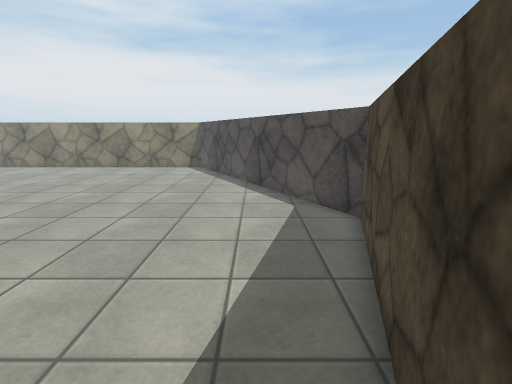
View 1 (above)

16 first-person views from a walk through a scene from a Unity 3-D project. The camera is 1.4 m above the floor, tilts 12° down and sees 85° across. The floor is counted in squares, 0.5 m on a side. Each view is taken from the middle of a square. On the plan, view 1 faces up. The plan holds only what a view shows up to about 19 squares ahead; the rest is blank. The place goes on beyond the plan. Surface patterns are stand-ins for the level's own textures.

View 2
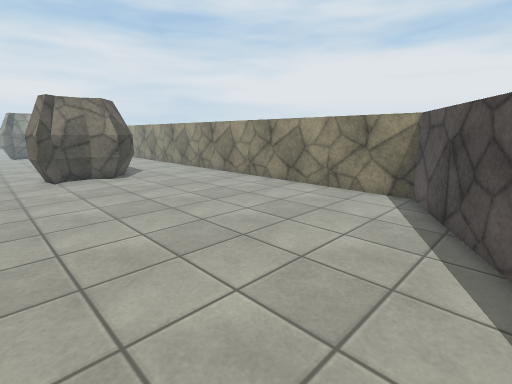

View 3
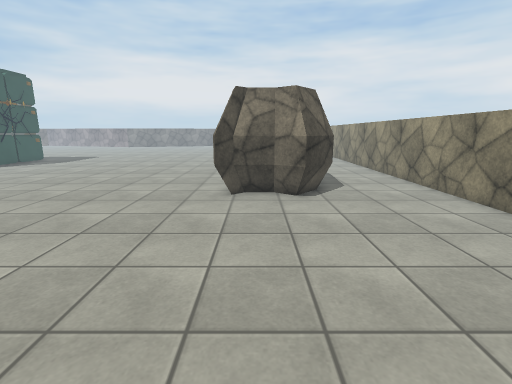

View 4
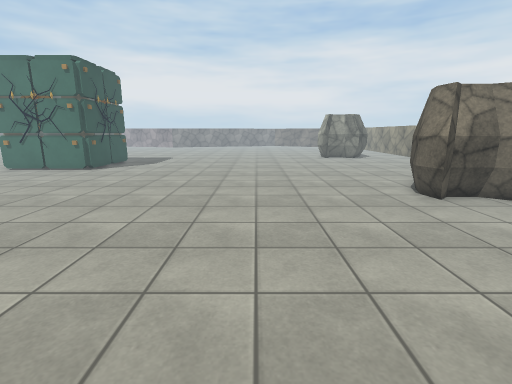

View 5
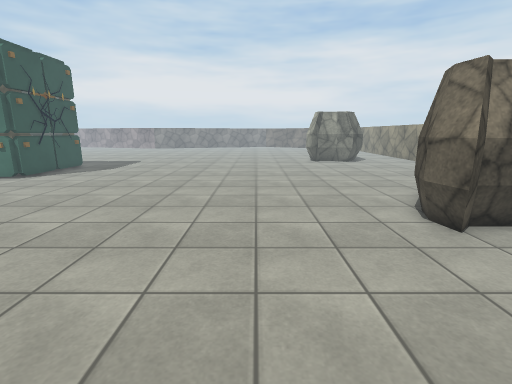

View 6
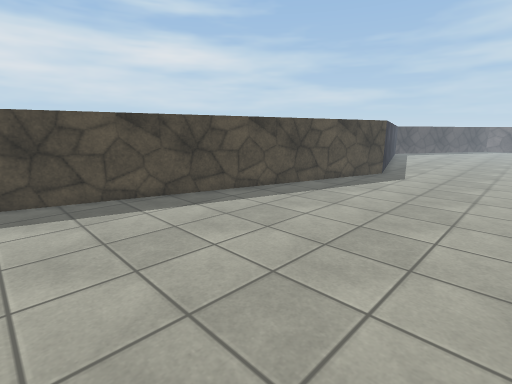

View 7
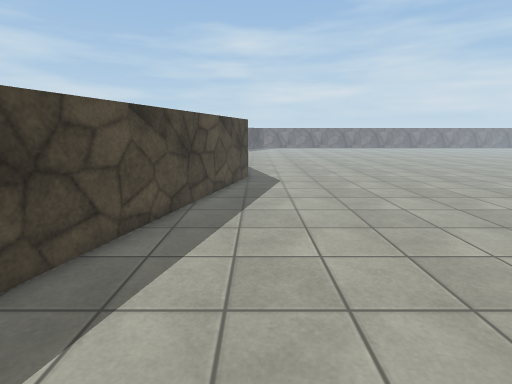

View 8
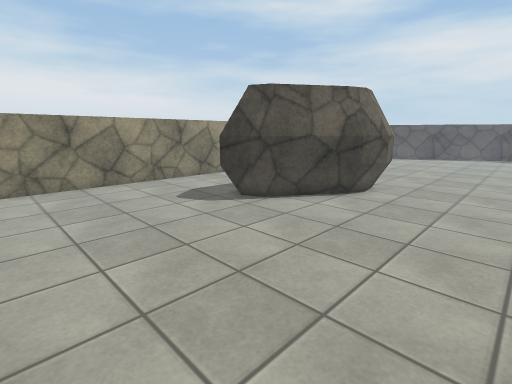

View 9
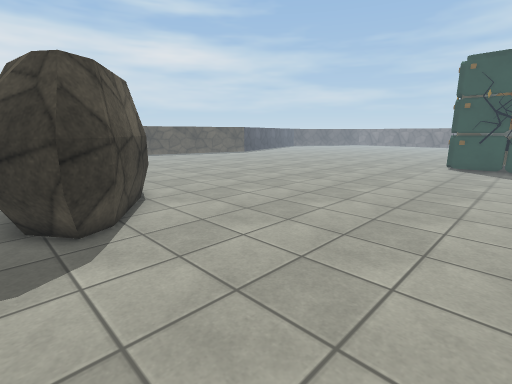

View 10
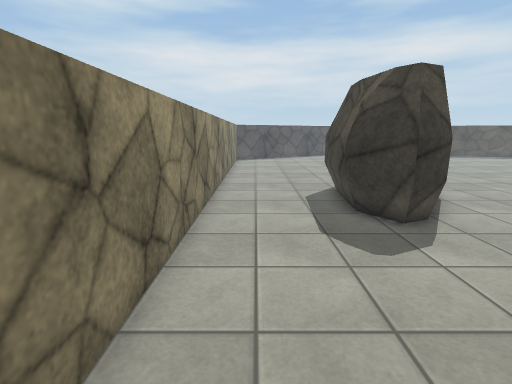

View 11
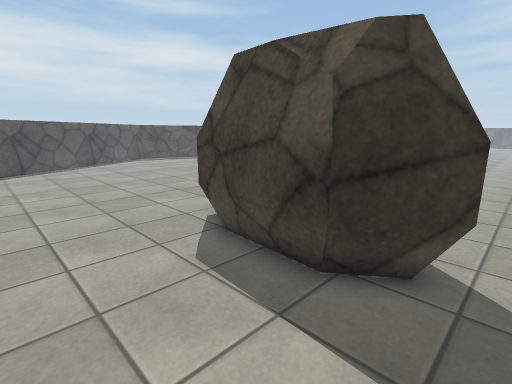

View 12
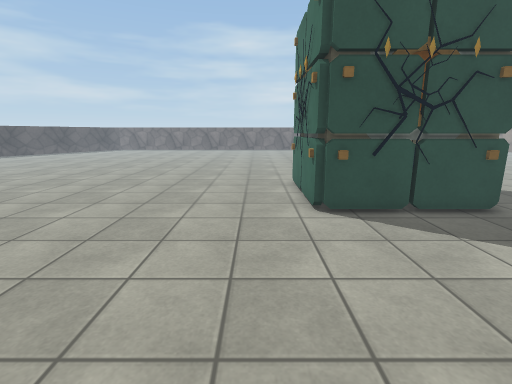

View 13
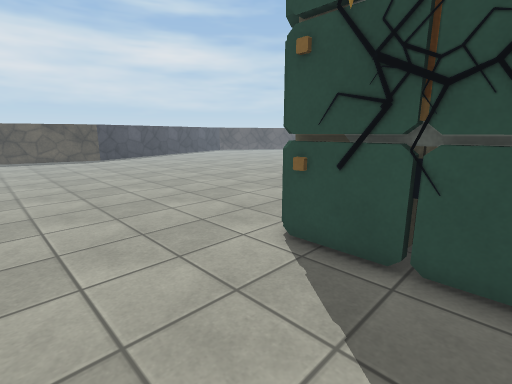

View 14
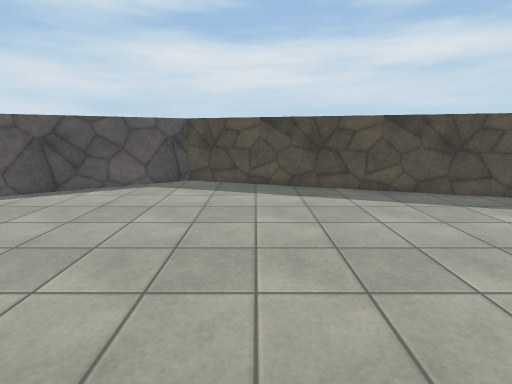

View 15
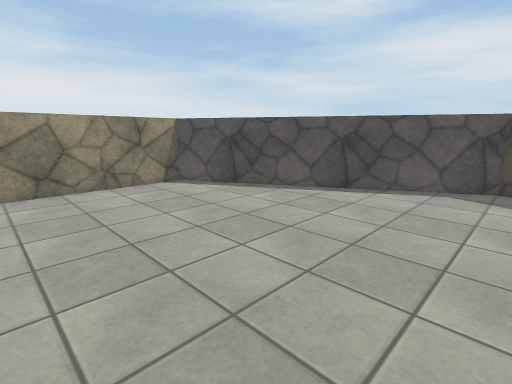

View 16
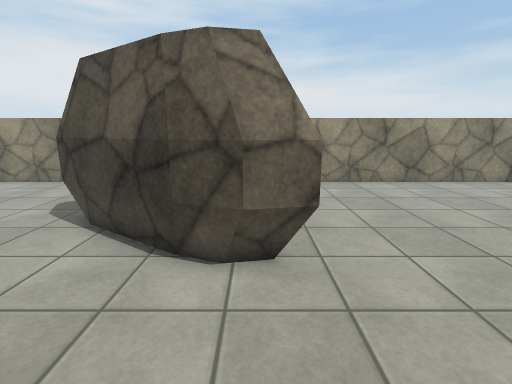

### Floor plan
Points are (right, up) in squares from view 1. A wall is a line through its corners. A room is listed if a view was taken in it or the views show most of it. See-through windows are left out.
Room 1 (views 1, 2, 3, 4, 5, 6, 7, 8, 9, 10, 11, 12, 13, 14, 15, 16)
walls: (-2.1, -9.5) (3.5, 9) (-4.5, 23) (-34.5, 23); (-34.5, -7.6) (-29.5, -7.6) (-29.5, -8.9); (-34.5, -8) (-29.1, -8) (-29.1, -9.5)
objects: other object (-26, 12) to (-19, 18)

Where each view was taken, in squares from view 1:
view 1: 0 up, 0 right, facing up
view 2: 10 up, 1 left, facing up-left
view 3: 14 up, 7 left, facing left
view 4: 5 up, 8 left, facing left
view 5: 7 up, 12 left, facing left
view 6: 9 up, 10 left, facing down-right
view 7: 7 up, 3 left, facing down
view 8: 7 up, 34 left, facing up-right
view 9: 18 up, 34 left, facing down-right
view 10: 21 up, 34 left, facing right
view 11: 22 up, 27 left, facing down-right
view 12: 2 up, 27 left, facing down
view 13: 2 down, 34 left, facing down-right
view 14: 5 up, 13 left, facing right
view 15: 8 up, 13 left, facing up-right
view 16: 7 up, 20 left, facing up
